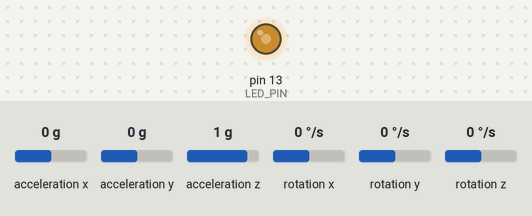
Bench run of a sketch on a simulated Arduino Uno, built with avr-gcc and run on an emulated ATmega328P. Shown: output pins drawn as LEDs (lit = HIGH). The test bench sets the inputs (shaded band); at power-on: acceleration x 0 g, acceleration y 0 g, acceleration z 1 g, rotation x 0 °/s, rotation y 0 °/s, rotation z 0 °/s.

Above: at 0.37 s.
Timing chart, 0 to 3.0 s (numbered marks = the images above):
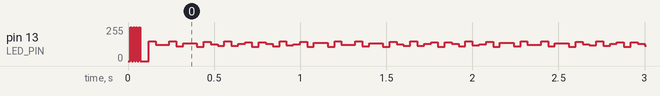

The sketch:

MPUkalman.ino
```cpp
#include <SoftwareSerial.h>
SoftwareSerial swSerial(10,11);

// I2C device class (I2Cdev) demonstration Arduino sketch for MPU6050 class
// 10/7/2011 by Jeff Rowberg <jeff@rowberg.net>
// Updates should (hopefully) always be available at https://github.com/jrowberg/i2cdevlib
//
// Changelog:
//     2011-10-07 - initial release

/* ============================================
I2Cdev device library code is placed under the MIT license
Copyright (c) 2011 Jeff Rowberg

Permission is hereby granted, free of charge, to any person obtaining a copy
of this software and associated documentation files (the "Software"), to deal
in the Software without restriction, including without limitation the rights
to use, copy, modify, merge, publish, distribute, sublicense, and/or sell
copies of the Software, and to permit persons to whom the Software is
furnished to do so, subject to the following conditions:

The above copyright notice and this permission notice shall be included in
all copies or substantial portions of the Software.

THE SOFTWARE IS PROVIDED "AS IS", WITHOUT WARRANTY OF ANY KIND, EXPRESS OR
IMPLIED, INCLUDING BUT NOT LIMITED TO THE WARRANTIES OF MERCHANTABILITY,
FITNESS FOR A PARTICULAR PURPOSE AND NONINFRINGEMENT. IN NO EVENT SHALL THE
AUTHORS OR COPYRIGHT HOLDERS BE LIABLE FOR ANY CLAIM, DAMAGES OR OTHER
LIABILITY, WHETHER IN AN ACTION OF CONTRACT, TORT OR OTHERWISE, ARISING FROM,
OUT OF OR IN CONNECTION WITH THE SOFTWARE OR THE USE OR OTHER DEALINGS IN
THE SOFTWARE.
===============================================
*/

// Arduino Wire library is required if I2Cdev I2CDEV_ARDUINO_WIRE implementation
// is used in I2Cdev.h
#include "Wire.h"

// I2Cdev and MPU6050 must be installed as libraries, or else the .cpp/.h files
// for both classes must be in the include path of your project
#include "I2Cdev.h"
#include "MPU6050.h"
#include <Kalman.h>

Kalman kalmanX;
Kalman kalmanY;

// class default I2C address is 0x68
// specific I2C addresses may be passed as a parameter here
// AD0 low = 0x68 (default for InvenSense evaluation board)
// AD0 high = 0x69
MPU6050 accelgyro;

int16_t ax, ay, az;
int16_t gx, gy, gz;
int16_t tempRaw;

double accXangle; // Angle calculate using the accelerometer
double accYangle;
double temp;
double gyroXangle = 180; // Angle calculate using the gyro
double gyroYangle = 180;
double compAngleX = 180; // Calculate the angle using a Kalman filter
double compAngleY = 180;
double kalAngleX; // Calculate the angle using a Kalman filter
double kalAngleY;

uint32_t timer;

#define LED_PIN 13
bool blinkState = false;

void setup() {
    // join I2C bus (I2Cdev library doesn't do this automatically)
    Wire.begin();

    // initialize serial communication
    // (38400 chosen because it works as well at 8MHz as it does at 16MHz, but
    // it's really up to you depending on your project)
    swSerial.begin(115200);

    // initialize device
    swSerial.println("Initializing I2C devices...");
    accelgyro.initialize();

    // verify connection
    swSerial.println("Testing device connections...");
    swSerial.println(accelgyro.testConnection() ? "MPU6050 connection successful" : "MPU6050 connection failed");

    kalmanX.setAngle(180); // Set starting angle
    kalmanY.setAngle(180);
    timer = micros();

    // configure Arduino LED for
    pinMode(LED_PIN, OUTPUT);
}

void loop() {
    // read raw accel/gyro measurements from device
    accelgyro.getMotion6(&ax, &ay, &az, &gx, &gy, &gz);

    // these methods (and a few others) are also available
    //accelgyro.getAcceleration(&ax, &ay, &az);
    //accelgyro.getRotation(&gx, &gy, &gz);

    // display tab-separated accel/gyro x/y/z values
    /*
    swSerial.print("a/g:\t");
    swSerial.print(ax); swSerial.print("\t");
    swSerial.print(ay); swSerial.print("\t");
    swSerial.print(az); swSerial.print("\t");
    swSerial.print(gx); swSerial.print("\t");
    swSerial.print(gy); swSerial.print("\t");
    swSerial.println(gz);
    */

    // blink LED to indicate activity
    blinkState = !blinkState;
    digitalWrite(LED_PIN, blinkState);

    accYangle = (atan2(ax,az)+PI)*RAD_TO_DEG;
    accXangle = (atan2(ay,az)+PI)*RAD_TO_DEG;

    double gyroXrate = (double)gx/131.0;
    double gyroYrate = -((double)gy/131.0);
    gyroXangle += gyroXrate*((double)(micros()-timer)/1000000); // Calculate gyro angle without any filter
    gyroYangle += gyroYrate*((double)(micros()-timer)/1000000);
    //gyroXangle += kalmanX.getRate()*((double)(micros()-timer)/1000000); // Calculate gyro angle using the unbiased rate
    //gyroYangle += kalmanY.getRate()*((double)(micros()-timer)/1000000);

    compAngleX = (0.93*(compAngleX+(gyroXrate*(double)(micros()-timer)/1000000)))+(0.07*accXangle); // Calculate the angle using a Complimentary filter
    compAngleY = (0.93*(compAngleY+(gyroYrate*(double)(micros()-timer)/1000000)))+(0.07*accYangle);

    kalAngleX = kalmanX.getAngle(accXangle, gyroXrate, (double)(micros()-timer)/1000000); // Calculate the angle using a Kalman filter
    kalAngleY = kalmanY.getAngle(accYangle, gyroYrate, (double)(micros()-timer)/1000000);
    timer = micros();

    temp = ((double)tempRaw + 12412.0) / 340.0;

    /* Print Data */
    /*
    swSerial.print(accX);swSerial.print("\t");
    swSerial.print(accY);swSerial.print("\t");
    swSerial.print(accZ);swSerial.print("\t");

    swSerial.print(gyroX);swSerial.print("\t");
    swSerial.print(gyroY); swSerial.print("\t");
    swSerial.print(gyroZ);swSerial.print("\t");

    swSerial.print(accXangle);swSerial.print("\t");
    swSerial.print(accYangle);swSerial.print("\t");

    swSerial.print(gyroXangle);swSerial.print("\t");
    swSerial.print(gyroYangle);swSerial.print("\t");

    swSerial.print(compAngleX);swSerial.print("\t");
    swSerial.print(compAngleY); swSerial.print("\t");
    */

    swSerial.print(kalAngleX);swSerial.print("\t");
    swSerial.print(kalAngleY);swSerial.print("\t");

    //swSerial.print(temp);swSerial.print("\t");

    swSerial.print("\r\n");

    delay(1); // The accelerometer's maximum samples rate is 1kHz
}
```
